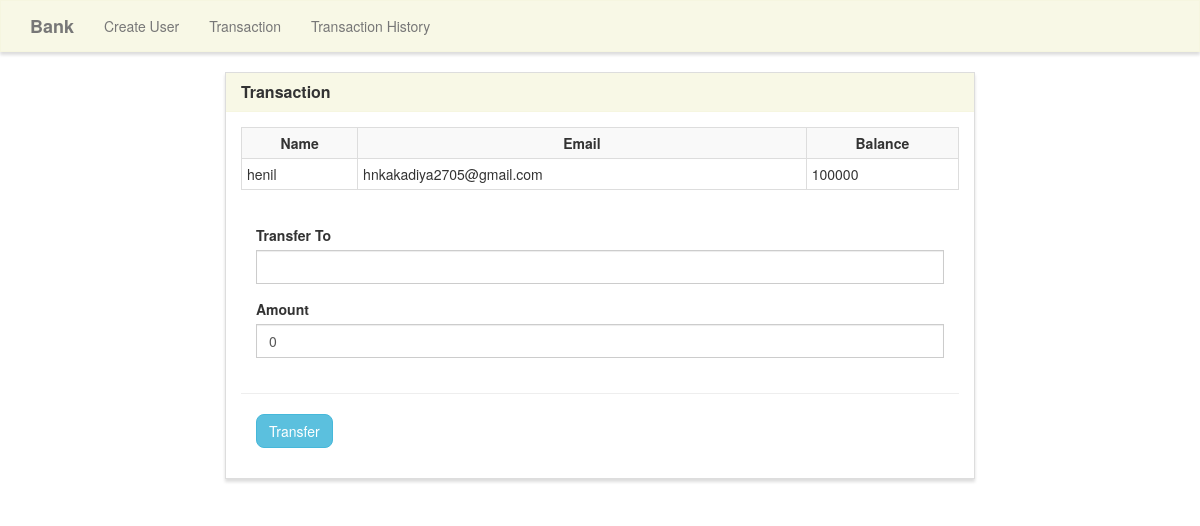
/transfer/16/, run on the app's committed database.
### Bank/models.py (models this page shows, shortened)
class Userform(models.Model):
    name        = models.CharField(max_length=50)
    email       = models.EmailField(max_length=254)
    balance     = models.IntegerField(default=0)

### Bank/views.py (the view)
# urls.py: path('transfer/<user_id>/',views.transfer, name='transfer'),
def transfer(request, user_id):
    user = Userform.objects.get(pk=user_id)
    if request.method == 'POST':
        forms = CreateTransferform(request.POST)
        if forms.is_valid():
            receiver = forms.cleaned_data['receiver_name']
            amount = forms.cleaned_data['amount']
            sender_name = Userform.objects.get(name=user)
            sender = sender_name.name
            if Userform.objects.filter(name=receiver).exists():
                if receiver == sender:
                    messages.error(request, 'Enter a valid name')
                elif sender_name.balance < amount:
                    messages.error(request, 'Insufficient balance')
                elif amount < 0:
                    messages.error(request, 'Enter positive amount')
                elif sender_name.balance >= amount:
                    sender_name.balance = F('balance') - amount
                    sender_name.save()
                    receiver_name = Userform.objects.get(name=receiver)
                    receiver_name.balance = F('balance') + amount
                    receiver_name.save()
                    transfer_form = Transferform()
                    transfer_form.sender_name = sender_name
                    transfer_form.receiver_name = receiver
                    transfer_form.amount = amount
                    transfer_form.date = datetime.now()
                    transfer_form.save()
                    messages.success(request, 'Transaction successful')
                    return redirect('transaction_history')
            else:
                messages.error(request, 'Enter valid name')
    else:
        forms = CreateTransferform()
    context = {
        'user' : user,
        'forms' : forms
    }
    return render(request, 'Bank/transfer.html', context)

### Bank/forms.py
class CreateTransferform(ModelForm):
    class Meta:
        model = Transferform
        fields = ['receiver_name', 'amount']

### Bank/templates/Bank/transfer.html (shortened to what this page needs)
{% extends "Bank/base.html" %}
{% load widget_tweaks %}
{% block main %}
<div class="row">
    <div class="col-lg-8 col-lg-offset-2">
        <div class="panel panel-default">
            <div class="panel-heading">
                <h3 class="panel-title">Transaction</h3>
            </div>
            <div class="panel-body">
                <div class="row">
                    <div class="col-lg-12">
                        <table class="table table-striped table-condensed table-bordered ">
                            <tr>
                                <th class="text-center">Name</th>
                                <th class="text-center">Email</th>
                                <th class="text-center">Balance</th>
                            </tr>
                            <tr>
                                <td class="py-2">{{ user.name }}</td>
                                <td class="py-2">{{ user.email }}</td>
                                <td class="py-2">{{ user.balance }}</td>
                            </tr>
                        </table>
                        <form method="POST">
                            <div class="panel-body">
                                <div class="row">
                                    <div class="col-lg-12">
                                        <div class="form-group">
                                            <label for="receiver_name">Transfer To</label>
                                            {% render_field forms.receiver_name class="form-control" name="to" %}
                                        </div>
                                    </div>
                                    <div class="col-lg-12">
                                        <div class="form-group">
                                            <label for="amount">Amount</label>
                                            {% render_field forms.amount class="form-control" name="amount" %}
                                        </div>
                                    </div>
                                </div>
                                <div class="row">
                                    <hr />
                                    <div class="col-lg-4">
                                        <button type="submit" name="submit" class="btn btn-info"
                                            style="border-radius: 8px;" value="{{user.name}}">Transfer</button>
                                    </div>
                                </div>
                            </div>
                        </form>
                    </div>
                </div>
            </div>
        </div>
    </div>
</div>
{% endblock %}

### Bank/static/navbar.css (style rules this page uses)
.navbar-default, .btn, .form-control, .panel { border-radius: 0; }
.panel-default > .panel-heading { color: #333; background-color: rgba(245, 245, 220, .7); border-color: rgba(245, 245, 220, .6); border-top-left-radius: 0; border-top-right-radius: 0; }
.panel { box-shadow: 0px 3px 3px 0px #ddd; }
a.navbar-brand, .panel-title { font-weight: bolder; }

### data on the page
Userform: name "henil", email "hnkakadiya2705@gmail.com", balance "100000"
